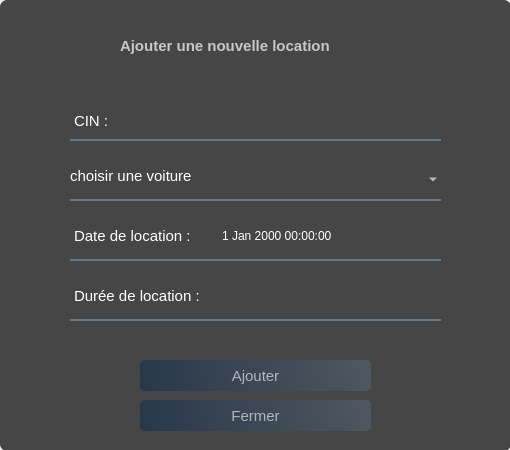
<?xml version="1.0" encoding="UTF-8"?>
<ui version="4.0">
 <class>Form</class>
 <widget class="QWidget" name="Form">
  <property name="geometry">
   <rect>
    <x>0</x>
    <y>0</y>
    <width>510</width>
    <height>450</height>
   </rect>
  </property>
  <property name="windowTitle">
   <string>Form</string>
  </property>
  <widget class="QWidget" name="widget" native="true">
   <property name="geometry">
    <rect>
     <x>0</x>
     <y>0</y>
     <width>511</width>
     <height>451</height>
    </rect>
   </property>
   <widget class="QLabel" name="label">
    <property name="geometry">
     <rect>
      <x>0</x>
      <y>0</y>
      <width>511</width>
      <height>451</height>
     </rect>
    </property>
    <property name="styleSheet">
     <string notr="true">border-image: url(:/images/abstract-gradient-blue-to-white-sq-format-thomas-woolworth.jpg);</string>
    </property>
    <property name="text">
     <string/>
    </property>
   </widget>
   <widget class="QLabel" name="label_2">
    <property name="geometry">
     <rect>
      <x>0</x>
      <y>0</y>
      <width>511</width>
      <height>451</height>
     </rect>
    </property>
    <property name="styleSheet">
     <string notr="true">background-color:rgba(0,0,0,180); 
border-radius:7px; </string>
    </property>
    <property name="text">
     <string/>
    </property>
   </widget>
   <widget class="QLabel" name="label_3">
    <property name="geometry">
     <rect>
      <x>120</x>
      <y>30</y>
      <width>291</width>
      <height>31</height>
     </rect>
    </property>
    <property name="maximumSize">
     <size>
      <width>16777215</width>
      <height>16777215</height>
     </size>
    </property>
    <property name="sizeIncrement">
     <size>
      <width>0</width>
      <height>0</height>
     </size>
    </property>
    <property name="font">
     <font>
      <pointsize>11</pointsize>
      <bold>true</bold>
     </font>
    </property>
    <property name="styleSheet">
     <string notr="true">color :rgba(255,255,255,0.7)</string>
    </property>
    <property name="text">
     <string>Ajouter une nouvelle location</string>
    </property>
   </widget>
   <widget class="QComboBox" name="comboBox">
    <property name="geometry">
     <rect>
      <x>70</x>
      <y>160</y>
      <width>371</width>
      <height>41</height>
     </rect>
    </property>
    <property name="font">
     <font>
      <pointsize>11</pointsize>
     </font>
    </property>
    <property name="styleSheet">
     <string notr="true">background-color: rgba(0,0,0,0);
border : none ;
border-bottom : 2px solid rgba(105,118,132,255);
color :rgba(255,255,255,1);
padding-bottom:7px ;</string>
    </property>
    <item>
     <property name="text">
      <string>choisir une voiture</string>
     </property>
    </item>
   </widget>
   <widget class="QLineEdit" name="lineEdit_4">
    <property name="geometry">
     <rect>
      <x>120</x>
      <y>110</y>
      <width>321</width>
      <height>31</height>
     </rect>
    </property>
    <property name="font">
     <font>
      <pointsize>11</pointsize>
     </font>
    </property>
    <property name="styleSheet">
     <string notr="true">background-color: rgba(0,0,0,0);
border : none ;
border-bottom : 2px solid rgba(105,118,132,255);
color :white;
padding-bottom:7px ;</string>
    </property>
    <property name="placeholderText">
     <string/>
    </property>
    <property name="clearButtonEnabled">
     <bool>true</bool>
    </property>
   </widget>
   <widget class="QDateTimeEdit" name="dateTimeEdit">
    <property name="geometry">
     <rect>
      <x>220</x>
      <y>220</y>
      <width>221</width>
      <height>41</height>
     </rect>
    </property>
    <property name="styleSheet">
     <string notr="true">background-color: rgba(0,0,0,0);
border : none ;
border-bottom : 2px solid rgba(105,118,132,255);
color :rgba(255,255,255,1);
padding-bottom:7px ;</string>
    </property>
   </widget>
   <widget class="QLineEdit" name="lineEdit_6">
    <property name="geometry">
     <rect>
      <x>230</x>
      <y>280</y>
      <width>211</width>
      <height>41</height>
     </rect>
    </property>
    <property name="font">
     <font>
      <pointsize>11</pointsize>
     </font>
    </property>
    <property name="styleSheet">
     <string notr="true">background-color: rgba(0,0,0,0);
border : none ;
border-bottom : 2px solid rgba(105,118,132,255);
color :white;
padding-bottom:7px ;</string>
    </property>
    <property name="placeholderText">
     <string/>
    </property>
    <property name="clearButtonEnabled">
     <bool>true</bool>
    </property>
   </widget>
   <widget class="QPushButton" name="pushButton">
    <property name="geometry">
     <rect>
      <x>140</x>
      <y>360</y>
      <width>231</width>
      <height>31</height>
     </rect>
    </property>
    <property name="font">
     <font>
      <pointsize>11</pointsize>
      <bold>false</bold>
     </font>
    </property>
    <property name="styleSheet">
     <string notr="true">QPushButton#pushButton{
background-color : qlineargradient(spread:pad,x1:0,y1:0.505682,x2:1,y2:0.477,stop:0 rgba(20,47,78,0.6),stop:1 rgba(85,98,112,0.6));
color:rgba(255,255,255,0.6);
border-radius:5px;
}
QPushButton#pushButton:hover{
background-color : qlineargradient(spread:pad,x1:0,y1:0.505682,x2:1,y2:0.477,stop:0 rgba(40,67,98,219),stop:1 rgba(105,118,132,226));
}
QPushButton#pushButton:pressed{
background-color : qlineargradient(spread:pad,x1:0,y1:0.505682,x2:1,y2:0.477,stop:0  rgba(20,47,78,0.6),stop:1 rgba(85,98,112,0.6));
color:rgba(255,255,255,210);
border-radius:5px;
}
</string>
    </property>
    <property name="text">
     <string>Ajouter</string>
    </property>
   </widget>
   <widget class="QPushButton" name="pushButton_3">
    <property name="geometry">
     <rect>
      <x>140</x>
      <y>400</y>
      <width>231</width>
      <height>31</height>
     </rect>
    </property>
    <property name="font">
     <font>
      <pointsize>11</pointsize>
      <bold>false</bold>
     </font>
    </property>
    <property name="styleSheet">
     <string notr="true">QPushButton#pushButton_3{
background-color : qlineargradient(spread:pad,x1:0,y1:0.505682,x2:1,y2:0.477,stop:0 rgba(20,47,78,0.6),stop:1 rgba(85,98,112,0.6));
color:rgba(255,255,255,0.6);
border-radius:5px;
}
QPushButton#pushButton_3:hover{
background-color : qlineargradient(spread:pad,x1:0,y1:0.505682,x2:1,y2:0.477,stop:0 rgba(40,67,98,219),stop:1 rgba(105,118,132,226));
}
QPushButton#pushButton_3:pressed{
background-color : qlineargradient(spread:pad,x1:0,y1:0.505682,x2:1,y2:0.477,stop:0  rgba(20,47,78,0.6),stop:1 rgba(85,98,112,0.6));
color:rgba(255,255,255,210);
border-radius:5px;
}
</string>
    </property>
    <property name="text">
     <string>Fermer</string>
    </property>
   </widget>
   <widget class="QLabel" name="label_4">
    <property name="geometry">
     <rect>
      <x>70</x>
      <y>110</y>
      <width>51</width>
      <height>31</height>
     </rect>
    </property>
    <property name="font">
     <font>
      <pointsize>11</pointsize>
     </font>
    </property>
    <property name="styleSheet">
     <string notr="true">background-color: rgba(0,0,0,0);
border : none ;
border-bottom : 2px solid rgba(105,118,132,255);
color :white;
padding-bottom:7px ;</string>
    </property>
    <property name="text">
     <string>CIN :</string>
    </property>
   </widget>
   <widget class="QLabel" name="label_5">
    <property name="geometry">
     <rect>
      <x>70</x>
      <y>220</y>
      <width>151</width>
      <height>41</height>
     </rect>
    </property>
    <property name="font">
     <font>
      <pointsize>11</pointsize>
     </font>
    </property>
    <property name="styleSheet">
     <string notr="true">background-color: rgba(0,0,0,0);
border : none ;
border-bottom : 2px solid rgba(105,118,132,255);
color :white;
padding-bottom:7px ;</string>
    </property>
    <property name="text">
     <string>Date de location :</string>
    </property>
   </widget>
   <widget class="QLabel" name="label_6">
    <property name="geometry">
     <rect>
      <x>70</x>
      <y>280</y>
      <width>161</width>
      <height>41</height>
     </rect>
    </property>
    <property name="font">
     <font>
      <pointsize>11</pointsize>
     </font>
    </property>
    <property name="styleSheet">
     <string notr="true">background-color: rgba(0,0,0,0);
border : none ;
border-bottom : 2px solid rgba(105,118,132,255);
color :white;
padding-bottom:7px ;</string>
    </property>
    <property name="text">
     <string>Durée de location :</string>
    </property>
   </widget>
  </widget>
 </widget>
 <resources>
  <include location="res_msgbox.qrc"/>
 </resources>
 <connections/>
</ui>
